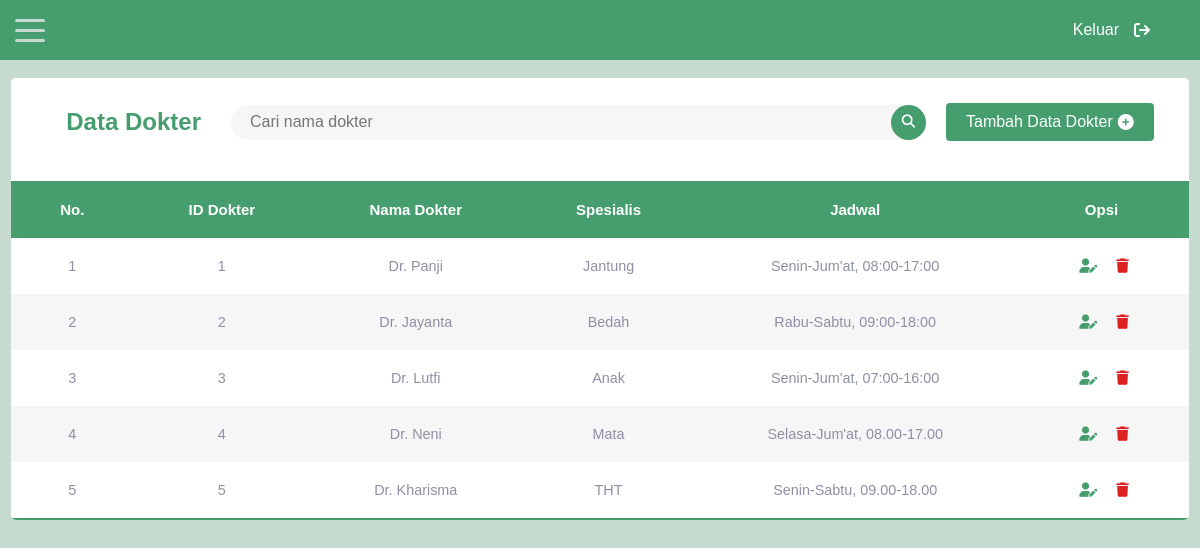
Screenshot of /puskes2final/dokter/tampildokter.php (signed in) with the database file from the repository.
### tables this page shows
CREATE TABLE `dokter` (
  `ID_Dokter` int(11) NOT NULL,
  `Nama_D` varchar(50) DEFAULT NULL,
  `Spesialis` varchar(20) DEFAULT NULL,
  `Jadwal` varchar(30) DEFAULT NULL
);

### puskes2final/dokter/tampildokter.php (the view, shortened to what this page needs)
<?php
$conn = mysqli_connect("localhost", "root", "", "antri");
$result = mysqli_query($conn, "SELECT * FROM Dokter");
$querycek = "SELECT COUNT(*) AS total FROM Dokter;";
$check = mysqli_query($conn, $querycek);
$row = mysqli_fetch_assoc($check);
$totalRecords = $row["total"];
$result2 = mysqli_query($conn, "SELECT * FROM Dokter");
while ($row1 = mysqli_fetch_assoc($result2)) {
    $idDokter = $row1["ID_Dokter"] + 1;
}
?>
<!DOCTYPE html>
<html>
<head>
    <link rel="stylesheet" type="text/css" href="../style.css">
    <link rel="stylesheet" href="https://cdnjs.cloudflare.com/ajax/libs/font-awesome/6.4.0/css/all.min.css" />
</head>
<body>
    <div class="sidebar">
        <div class="hamburger-menu__container">
            <div class="hamburger-menu">
                <div class="hamburger-menu__line"></div>
                <div class="hamburger-menu__line"></div>
                <div class="hamburger-menu__line"></div>
            </div>
        </div>
        <nav class="nav">
            <nav class="nav__item">
                <a href="../index1.php">
                </a>
            </nav>
            <nav class="nav__item">
                <a href="../resepsionis/tampilresepsionis.php">
                </a>
            </nav>
            <nav class="nav__item">
                <a href="tampildokter.php">
                </a>
            </nav>
            <nav class="nav__item">
                <a href="../pasien/tampilpasien.php">
                </a>
            </nav>
        </nav>
    </div>
    <div id="navigasilog">
        <a href="../logout.php">Keluar
            <i class="fa fa-sign-out"></i>
        </a>
    </div>
    <div id="content">
        <br>
        <?php if ($totalRecords == 0) { ?>
            <h2>Tidak ada data dokter</h2>
            <div class="button-area-null">
                <style>
                    .add-link i {
                        font-size: 50px;
                        color: #3C584C;
                    }
                </style>
            </div>
            <a href="tambahdokter.php?id=<?= isset($idDokter) ? $idDokter : ''; ?>" class="add-link">
                <i class="fa-solid fa-person-circle-plus"></i>
            </a>
    </div>
    <br>
<?php } else { ?>
    <div class="table-container-dokter">
        <table class="content-table-dokter">
            <thead>
                <tr>
                    <th colspan="8">
                        <div class="table-header-dokter">
                            <div class="search-area">
                                <span>Data Dokter</span>
                                <form action="" method="post">
                                    <div class="searchBox-dokter">
                                        <input class="searchInput" type="text" name="keyword" autofocus placeholder="Cari nama dokter">
                                        <button type="submit" name="cari" class="searchButton">
                                            <i class="fas fa-search"></i>
                                        </button>
                                    </div>
                                </form>
                            </div>
                            <div class="button-area">
                                <a href="tambahdokter.php?id=<?= isset($idDokter) ? $idDokter : ''; ?>" class="btn-tambah-dokter">
                                    Tambah Data Dokter <i class="fas fa-light fa-circle-plus"></i>
                                </a>
                            </div>
                        </div>
                    </th>
                <tr>
                    <th>No.</th>
                    <th>ID Dokter</th>
                    <th>Nama Dokter</th>
                    <th>Spesialis</th>
                    <th>Jadwal</th>
                    <th>Opsi</th>
                </tr>
            </thead>
            <tbody>
                <?php $nomor = 1 ?>
                <?php if ($_SERVER['REQUEST_METHOD'] === 'POST') {
                    $data = $resultcari;
                } else {
                    $data = $result;
                } ?>
                <?php while ($row = mysqli_fetch_assoc($data)) : ?>
                    <tr>
                        <td><?= $nomor++; ?></td>
                        <td><?= $row["ID_Dokter"]; ?></td>
                        <td><?= $row["Nama_D"]; ?></td>
                        <td><?= $row["Spesialis"]; ?></td>
                        <td><?= $row["Jadwal"]; ?></td>
                        <td>
                            <button class="edit-button" onclick="editDokter(<?= $row["ID_Dokter"]; ?>)">
                                <i class="fa-solid fa-user-pen" style="color: #469e6f;"></i>
                            </button>
                            <button class="delete-button" onclick="hapusDokter(<?= $row["ID_Dokter"]; ?>)">
                                <i class="fas fa-trash" style="color: #db2323;"></i>
                            </button>
                        </td>
                    </tr>
                <?php endwhile; ?>
            </tbody>
        </table>
    </div>
<?php } ?>
<br>
</div>
</body>
</html>

### rows the page displays
dokter: ID_Dokter "1", Nama_D "Dr. Panji", Spesialis "Jantung", Jadwal "Senin-Jum'at, 08:00-17:00"
dokter: ID_Dokter "2", Nama_D "Dr. Jayanta", Spesialis "Bedah", Jadwal "Rabu-Sabtu, 09:00-18:00"
dokter: ID_Dokter "3", Nama_D "Dr. Lutfi", Spesialis "Anak", Jadwal "Senin-Jum'at, 07:00-16:00"
dokter: ID_Dokter "4", Nama_D "Dr. Neni", Spesialis "Mata", Jadwal "Selasa-Jum'at, 08.00-17.00"
dokter: ID_Dokter "5", Nama_D "Dr. Kharisma", Spesialis "THT", Jadwal "Senin-Sabtu, 09.00-18.00"
